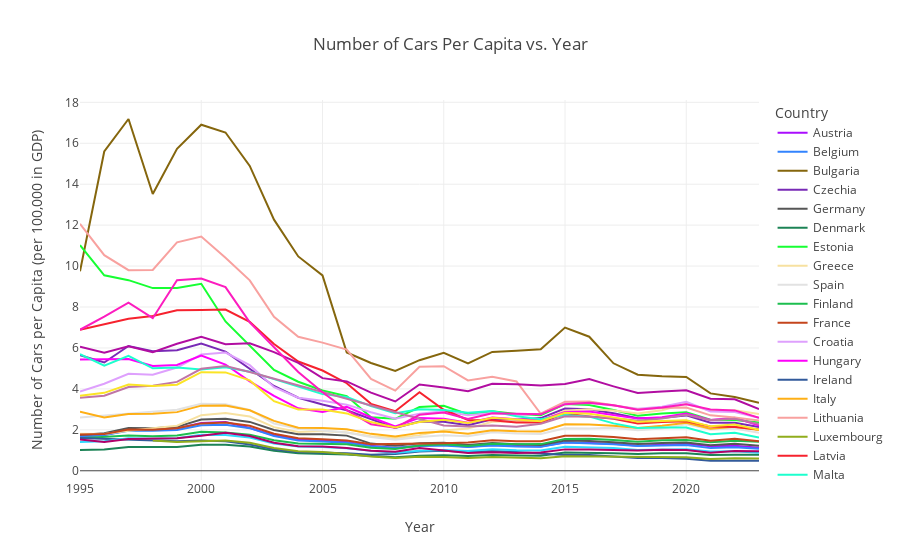

The code cell stored with this chart in its notebook:
### Code cell
fig = px.line(cars_gdp_df, x = 'Year', y = 'CarsPercap', title = 'Number of Cars Per Capita vs. Year', color = 'Country', 
              color_discrete_sequence = px.colors.qualitative.Alphabet,
              labels = {
                  'CarsPercap': 'Number of Cars per Capita (per 100,000 in GDP)',
                  'Year': 'Year'
              })
fig.show()

### Figure 1 — Plotly figure (JSON) as saved in the notebook; plotly's stock layout.template omitted (floating-point values rounded to 4 significant figures)
{"data": [{"hovertemplate": "Country=Austria<br>Year=%{x}<br>Number of Cars per Capita (per 100,000 in GDP)=%{y}<extra></extra>", "legendgroup": "Austria", "line": {"color": "#AA0DFE", "dash": "solid"}, "marker": {"symbol": "circle"}, "mode": "lines", "name": "Austria", "orientation": "v", "showlegend": true, "type": "scatter", "x": [1995, 1996, 1997, 1998, 1999, 2000, 2001, 2002, 2003, 2004, 2005, 2006, 2007, 2008, 2009, 2010, 2011, 2012, 2013, 2014, 2015, 2016, 2017, 2018, 2019, 2020, 2021, 2022, 2023], "xaxis": "x", "y": [1.674, 1.747, 1.995, 1.998, 2.072, 2.332, 2.379, 2.091, 1.737, 1.532, 1.477, 1.405, 1.226, 1.114, 1.221, 1.271, 1.175, 1.257, 1.212, 1.192, 1.397, 1.369, 1.32, 1.229, 1.273, 1.316, 1.203, 1.228, 1.125], "yaxis": "y"}, {"hovertemplate": "Country=Belgium<br>Year=%{x}<br>Number of Cars per Capita (per 100,000 in GDP)=%{y}<extra></extra>", "legendgroup": "Belgium", "line": {"color": "#3283FE", "dash": "solid"}, "marker": {"symbol": "circle"}, "mode": "lines", "name": "Belgium", "orientation": "v", "showlegend": true, "type": "scatter", "x": [1995, 1996, 1997, 1998, 1999, 2000, 2001, 2002, 2003, 2004, 2005, 2006, 2007, 2008, 2009, 2010, 2011, 2012, 2013, 2014, 2015, 2016, 2017, 2018, 2019, 2020, 2021, 2022, 2023], "xaxis": "x", "y": [1.665, 1.746, 1.961, 1.95, 1.992, 2.219, 2.25, 2.083, 1.703, 1.484, 1.432, 1.369, 1.205, 1.115, 1.209, 1.23, 1.161, 1.232, 1.185, 1.172, 1.376, 1.353, 1.296, 1.209, 1.233, 1.261, 1.107, 1.146, 1.074], "yaxis": "y"}, {"hovertemplate": "Country=Bulgaria<br>Year=%{x}<br>Number of Cars per Capita (per 100,000 in GDP)=%{y}<extra></extra>", "legendgroup": "Bulgaria", "line": {"color": "#85660D", "dash": "solid"}, "marker": {"symbol": "circle"}, "mode": "lines", "name": "Bulgaria", "orientation": "v", "showlegend": true, "type": "scatter", "x": [1995, 1996, 1997, 1998, 1999, 2000, 2001, 2002, 2003, 2004, 2005, 2006, 2007, 2008, 2009, 2010, 2011, 2012, 2013, 2014, 2015, 2016, 2017, 2018, 2019, 2020, 2021, 2022, 2023], "xaxis": "x", "y": [9.75, 15.6, 17.19, 13.52, 15.73, 16.91, 16.53, 14.89, 12.27, 10.47, 9.548, 5.778, 5.265, 4.88, 5.404, 5.768, 5.25, 5.809, 5.858, 5.933, 6.998, 6.55, 5.251, 4.693, 4.616, 4.581, 3.782, 3.6, 3.324], "yaxis": "y"}, {"hovertemplate": "Country=Czechia<br>Year=%{x}<br>Number of Cars per Capita (per 100,000 in GDP)=%{y}<extra></extra>", "legendgroup": "Czechia", "line": {"color": "#782AB6", "dash": "solid"}, "marker": {"symbol": "circle"}, "mode": "lines", "name": "Czechia", "orientation": "v", "showlegend": true, "type": "scatter", "x": [1995, 1996, 1997, 1998, 1999, 2000, 2001, 2002, 2003, 2004, 2005, 2006, 2007, 2008, 2009, 2010, 2011, 2012, 2013, 2014, 2015, 2016, 2017, 2018, 2019, 2020, 2021, 2022, 2023], "xaxis": "x", "y": [5.646, 5.29, 6.094, 5.844, 5.893, 6.215, 5.821, 4.961, 4.145, 3.569, 3.241, 2.955, 2.533, 2.098, 2.406, 2.392, 2.225, 2.514, 2.494, 2.575, 3.039, 3.01, 2.809, 2.563, 2.592, 2.707, 2.351, 2.347, 2.132], "yaxis": "y"}, {"hovertemplate": "Country=Germany<br>Year=%{x}<br>Number of Cars per Capita (per 100,000 in GDP)=%{y}<extra></extra>", "legendgroup": "Germany", "line": {"color": "#565656", "dash": "solid"}, "marker": {"symbol": "circle"}, "mode": "lines", "name": "Germany", "orientation": "v", "showlegend": true, "type": "scatter", "x": [1995, 1996, 1997, 1998, 1999, 2000, 2001, 2002, 2003, 2004, 2005, 2006, 2007, 2008, 2009, 2010, 2011, 2012, 2013, 2014, 2015, 2016, 2017, 2018, 2019, 2020, 2021, 2022, 2023], "xaxis": "x", "y": [1.749, 1.837, 2.093, 2.08, 2.146, 2.499, 2.536, 2.388, 1.996, 1.788, 1.789, 1.718, 1.328, 1.219, 1.349, 1.369, 1.261, 1.355, 1.294, 1.258, 1.479, 1.455, 1.388, 1.305, 1.355, 1.377, 1.253, 1.315, 1.219], "yaxis": "y"}, {"hovertemplate": "Country=Denmark<br>Year=%{x}<br>Number of Cars per Capita (per 100,000 in GDP)=%{y}<extra></extra>", "legendgroup": "Denmark", "line": {"color": "#1C8356", "dash": "solid"}, "marker": {"symbol": "circle"}, "mode": "lines", "name": "Denmark", "orientation": "v", "showlegend": true, "type": "scatter", "x": [1995, 1996, 1997, 1998, 1999, 2000, 2001, 2002, 2003, 2004, 2005, 2006, 2007, 2008, 2009, 2010, 2011, 2012, 2013, 2014, 2015, 2016, 2017, 2018, 2019, 2020, 2021, 2022, 2023], "xaxis": "x", "y": [1.021, 1.042, 1.156, 1.154, 1.164, 1.27, 1.276, 1.187, 0.9746, 0.8543, 0.8326, 0.8009, 0.7258, 0.6644, 0.7384, 0.7542, 0.7172, 0.7692, 0.7427, 0.7386, 0.8902, 0.8874, 0.8573, 0.8205, 0.8626, 0.8605, 0.767, 0.783, 0.7805], "yaxis": "y"}, {"hovertemplate": "Country=Estonia<br>Year=%{x}<br>Number of Cars per Capita (per 100,000 in GDP)=%{y}<extra></extra>", "legendgroup": "Estonia", "line": {"color": "#16FF32", "dash": "solid"}, "marker": {"symbol": "circle"}, "mode": "lines", "name": "Estonia", "orientation": "v", "showlegend": true, "type": "scatter", "x": [1995, 1996, 1997, 1998, 1999, 2000, 2001, 2002, 2003, 2004, 2005, 2006, 2007, 2008, 2009, 2010, 2011, 2012, 2013, 2014, 2015, 2016, 2017, 2018, 2019, 2020, 2021, 2022, 2023], "xaxis": "x", "y": [11.02, 9.548, 9.313, 8.924, 8.931, 9.133, 7.294, 6.09, 4.929, 4.352, 3.926, 3.651, 2.618, 2.537, 3.113, 3.173, 2.768, 2.909, 2.775, 2.711, 3.261, 3.218, 2.97, 2.685, 2.802, 2.858, 2.493, 2.485, 2.356], "yaxis": "y"}, {"hovertemplate": "Country=Greece<br>Year=%{x}<br>Number of Cars per Capita (per 100,000 in GDP)=%{y}<extra></extra>", "legendgroup": "Greece", "line": {"color": "#F7E1A0", "dash": "solid"}, "marker": {"symbol": "circle"}, "mode": "lines", "name": "Greece", "orientation": "v", "showlegend": true, "type": "scatter", "x": [1995, 1996, 1997, 1998, 1999, 2000, 2001, 2002, 2003, 2004, 2005, 2006, 2007, 2008, 2009, 2010, 2011, 2012, 2013, 2014, 2015, 2016, 2017, 2018, 2019, 2020, 2021, 2022, 2023], "xaxis": "x", "y": [1.809, 1.802, 1.96, 2.079, 2.203, 2.716, 2.822, 2.652, 2.133, 1.9, 1.949, 1.866, 1.69, 1.586, 1.742, 1.971, 2.066, 2.397, 2.41, 2.438, 2.932, 3.003, 2.945, 2.798, 2.959, 3.277, 2.931, 2.955, 2.772], "yaxis": "y"}, {"hovertemplate": "Country=Spain<br>Year=%{x}<br>Number of Cars per Capita (per 100,000 in GDP)=%{y}<extra></extra>", "legendgroup": "Spain", "line": {"color": "#E2E2E2", "dash": "solid"}, "marker": {"symbol": "circle"}, "mode": "lines", "name": "Spain", "orientation": "v", "showlegend": true, "type": "scatter", "x": [1995, 1999, 2000, 2001, 2002, 2003, 2004, 2006, 2007, 2008, 2009, 2010, 2011, 2012, 2013, 2014, 2015, 2016, 2017, 2018, 2019, 2020, 2021, 2022, 2023], "xaxis": "x", "y": [2.598, 2.981, 3.277, 3.249, 2.971, 2.313, 2.053, 1.875, 1.655, 1.521, 1.652, 1.741, 1.683, 1.877, 1.817, 1.793, 2.082, 2.068, 2.098, 1.985, 2.068, 2.27, 2.02, 2.065, 1.857], "yaxis": "y"}, {"hovertemplate": "Country=Finland<br>Year=%{x}<br>Number of Cars per Capita (per 100,000 in GDP)=%{y}<extra></extra>", "legendgroup": "Finland", "line": {"color": "#1CBE4F", "dash": "solid"}, "marker": {"symbol": "circle"}, "mode": "lines", "name": "Finland", "orientation": "v", "showlegend": true, "type": "scatter", "x": [1995, 1996, 1997, 1998, 1999, 2000, 2001, 2002, 2003, 2004, 2005, 2006, 2007, 2008, 2009, 2010, 2011, 2012, 2013, 2014, 2015, 2016, 2017, 2018, 2019, 2020, 2021, 2022, 2023], "xaxis": "x", "y": [1.592, 1.653, 1.723, 1.693, 1.729, 1.904, 1.875, 1.758, 1.49, 1.336, 1.332, 1.297, 1.126, 1.062, 1.232, 1.295, 1.216, 1.325, 1.291, 1.303, 1.558, 1.564, 1.505, 1.423, 1.494, 1.502, 1.39, 1.472, 1.413], "yaxis": "y"}, {"hovertemplate": "Country=France<br>Year=%{x}<br>Number of Cars per Capita (per 100,000 in GDP)=%{y}<extra></extra>", "legendgroup": "France", "line": {"color": "#C4451C", "dash": "solid"}, "marker": {"symbol": "circle"}, "mode": "lines", "name": "France", "orientation": "v", "showlegend": true, "type": "scatter", "x": [1995, 1996, 1997, 1998, 1999, 2000, 2001, 2002, 2003, 2004, 2005, 2006, 2007, 2009, 2010, 2011, 2012, 2013, 2014, 2015, 2016, 2017, 2018, 2019, 2020, 2021, 2022, 2023], "xaxis": "x", "y": [1.767, 1.792, 2.02, 2.01, 2.074, 2.316, 2.353, 2.197, 1.81, 1.593, 1.542, 1.474, 1.299, 1.308, 1.343, 1.38, 1.487, 1.442, 1.439, 1.71, 1.714, 1.655, 1.544, 1.585, 1.634, 1.469, 1.56, 1.445], "yaxis": "y"}, {"hovertemplate": "Country=Croatia<br>Year=%{x}<br>Number of Cars per Capita (per 100,000 in GDP)=%{y}<extra></extra>", "legendgroup": "Croatia", "line": {"color": "#DEA0FD", "dash": "solid"}, "marker": {"symbol": "circle"}, "mode": "lines", "name": "Croatia", "orientation": "v", "showlegend": true, "type": "scatter", "x": [1995, 1996, 1997, 1998, 1999, 2000, 2001, 2002, 2003, 2004, 2005, 2006, 2007, 2008, 2009, 2010, 2011, 2012, 2013, 2014, 2015, 2016, 2017, 2018, 2019, 2020, 2021, 2022, 2023], "xaxis": "x", "y": [3.869, 4.251, 4.74, 4.689, 5.045, 5.679, 5.773, 5.16, 4.086, 3.569, 3.427, 3.23, 2.86, 2.544, 2.791, 2.902, 2.718, 2.826, 2.731, 2.784, 3.303, 3.309, 3.185, 3.026, 3.132, 3.373, 2.896, 2.87, 2.595], "yaxis": "y"}, {"hovertemplate": "Country=Hungary<br>Year=%{x}<br>Number of Cars per Capita (per 100,000 in GDP)=%{y}<extra></extra>", "legendgroup": "Hungary", "line": {"color": "#FE00FA", "dash": "solid"}, "marker": {"symbol": "circle"}, "mode": "lines", "name": "Hungary", "orientation": "v", "showlegend": true, "type": "scatter", "x": [1995, 1996, 1997, 1998, 1999, 2000, 2001, 2002, 2003, 2004, 2005, 2006, 2007, 2008, 2009, 2010, 2011, 2012, 2013, 2014, 2015, 2016, 2017, 2018, 2019, 2020, 2021, 2022, 2023], "xaxis": "x", "y": [5.433, 5.455, 5.459, 5.117, 5.165, 5.628, 5.19, 4.37, 3.659, 3.052, 2.867, 3.121, 2.614, 2.168, 2.584, 2.537, 2.349, 2.605, 2.518, 2.476, 2.87, 2.895, 2.726, 2.548, 2.612, 2.801, 2.48, 2.587, 2.205], "yaxis": "y"}, {"hovertemplate": "Country=Ireland<br>Year=%{x}<br>Number of Cars per Capita (per 100,000 in GDP)=%{y}<extra></extra>", "legendgroup": "Ireland", "line": {"color": "#325A9B", "dash": "solid"}, "marker": {"symbol": "circle"}, "mode": "lines", "name": "Ireland", "orientation": "v", "showlegend": true, "type": "scatter", "x": [1995, 1996, 1997, 1998, 1999, 2000, 2001, 2002, 2003, 2004, 2005, 2006, 2007, 2008, 2009, 2010, 2011, 2012, 2013, 2014, 2015, 2016, 2017, 2018, 2019, 2020, 2021, 2022, 2023], "xaxis": "x", "y": [1.607, 1.565, 1.536, 1.489, 1.441, 1.478, 1.443, 1.285, 1.046, 0.9149, 0.8809, 0.8609, 0.7833, 0.8161, 0.938, 0.9797, 0.9138, 0.964, 0.9152, 0.8498, 0.7654, 0.773, 0.6909, 0.6199, 0.6218, 0.5904, 0.4881, 0.4779, 0.4898], "yaxis": "y"}, {"hovertemplate": "Country=Italy<br>Year=%{x}<br>Number of Cars per Capita (per 100,000 in GDP)=%{y}<extra></extra>", "legendgroup": "Italy", "line": {"color": "#FEAF16", "dash": "solid"}, "marker": {"symbol": "circle"}, "mode": "lines", "name": "Italy", "orientation": "v", "showlegend": true, "type": "scatter", "x": [1995, 1996, 1997, 1998, 1999, 2000, 2001, 2002, 2003, 2004, 2005, 2006, 2007, 2008, 2009, 2010, 2011, 2012, 2013, 2014, 2015, 2016, 2017, 2018, 2019, 2020, 2021, 2022, 2023], "xaxis": "x", "y": [2.89, 2.603, 2.772, 2.784, 2.865, 3.183, 3.186, 2.957, 2.436, 2.107, 2.087, 2.025, 1.804, 1.678, 1.852, 1.924, 1.808, 1.985, 1.929, 1.917, 2.274, 2.256, 2.197, 2.087, 2.2, 2.341, 2.052, 2.147, 1.997], "yaxis": "y"}, {"hovertemplate": "Country=Lithuania<br>Year=%{x}<br>Number of Cars per Capita (per 100,000 in GDP)=%{y}<extra></extra>", "legendgroup": "Lithuania", "line": {"color": "#F8A19F", "dash": "solid"}, "marker": {"symbol": "circle"}, "mode": "lines", "name": "Lithuania", "orientation": "v", "showlegend": true, "type": "scatter", "x": [1995, 1996, 1997, 1998, 1999, 2000, 2001, 2002, 2003, 2004, 2005, 2006, 2007, 2008, 2009, 2010, 2011, 2012, 2013, 2014, 2015, 2016, 2017, 2018, 2019, 2020, 2021, 2022, 2023], "xaxis": "x", "y": [12.06, 10.53, 9.8, 9.809, 11.16, 11.45, 10.41, 9.304, 7.521, 6.548, 6.261, 5.921, 4.486, 3.917, 5.082, 5.112, 4.416, 4.594, 4.364, 2.786, 3.374, 3.389, 3.196, 2.989, 3.071, 3.093, 2.707, 2.607, 2.455], "yaxis": "y"}, {"hovertemplate": "Country=Luxembourg<br>Year=%{x}<br>Number of Cars per Capita (per 100,000 in GDP)=%{y}<extra></extra>", "legendgroup": "Luxembourg", "line": {"color": "#90AD1C", "dash": "solid"}, "marker": {"symbol": "circle"}, "mode": "lines", "name": "Luxembourg", "orientation": "v", "showlegend": true, "type": "scatter", "x": [1998, 1999, 2000, 2001, 2002, 2003, 2004, 2005, 2006, 2007, 2008, 2009, 2010, 2011, 2012, 2013, 2014, 2015, 2016, 2017, 2018, 2019, 2020, 2021, 2022, 2023], "xaxis": "x", "y": [1.476, 1.401, 1.445, 1.476, 1.364, 1.11, 0.9585, 0.9151, 0.8248, 0.7013, 0.6264, 0.6846, 0.6734, 0.6295, 0.6686, 0.6259, 0.6087, 0.7127, 0.7062, 0.6898, 0.6567, 0.6853, 0.6609, 0.5772, 0.6117, 0.5942], "yaxis": "y"}, {"hovertemplate": "Country=Latvia<br>Year=%{x}<br>Number of Cars per Capita (per 100,000 in GDP)=%{y}<extra></extra>", "legendgroup": "Latvia", "line": {"color": "#F6222E", "dash": "solid"}, "marker": {"symbol": "circle"}, "mode": "lines", "name": "Latvia", "orientation": "v", "showlegend": true, "type": "scatter", "x": [1995, 1996, 1997, 1998, 1999, 2000, 2001, 2002, 2003, 2004, 2005, 2006, 2007, 2008, 2009, 2010, 2011, 2012, 2013, 2014, 2015, 2016, 2017, 2018, 2019, 2020, 2021, 2022, 2023], "xaxis": "x", "y": [6.894, 7.144, 7.431, 7.565, 7.844, 7.857, 7.876, 7.273, 6.191, 5.339, 4.898, 4.278, 3.269, 2.91, 3.837, 2.981, 2.48, 2.464, 2.36, 2.354, 2.798, 2.658, 2.542, 2.309, 2.387, 2.417, 2.16, 2.138, 2.013], "yaxis": "y"}, {"hovertemplate": "Country=Malta<br>Year=%{x}<br>Number of Cars per Capita (per 100,000 in GDP)=%{y}<extra></extra>", "legendgroup": "Malta", "line": {"color": "#1CFFCE", "dash": "solid"}, "marker": {"symbol": "circle"}, "mode": "lines", "name": "Malta", "orientation": "v", "showlegend": true, "type": "scatter", "x": [1995, 1996, 1997, 1998, 1999, 2000, 2001, 2002, 2005, 2006, 2007, 2008, 2009, 2010, 2011, 2012, 2013, 2014, 2015, 2016, 2017, 2018, 2019, 2020, 2021, 2022, 2023], "xaxis": "x", "y": [5.7, 5.137, 5.611, 5.007, 5.045, 4.944, 5.06, 4.843, 3.744, 3.61, 3.157, 2.811, 3.006, 2.974, 2.837, 2.917, 2.665, 2.513, 2.728, 2.644, 2.316, 2.087, 2.112, 2.116, 1.783, 1.854, 1.629], "yaxis": "y"}, {"hovertemplate": "Country=Netherlands<br>Year=%{x}<br>Number of Cars per Capita (per 100,000 in GDP)=%{y}<extra></extra>", "legendgroup": "Netherlands", "line": {"color": "#2ED9FF", "dash": "solid"}, "marker": {"symbol": "circle"}, "mode": "lines", "name": "Netherlands", "orientation": "v", "showlegend": true, "type": "scatter", "x": [1995, 1996, 1997, 1998, 1999, 2000, 2001, 2002, 2003, 2004, 2005, 2006, 2007, 2008, 2009, 2010, 2011, 2012, 2013, 2014, 2015, 2016, 2017, 2018, 2019, 2020, 2021, 2022, 2023], "xaxis": "x", "y": [1.404, 1.446, 1.594, 1.566, 1.59, 1.758, 1.743, 1.621, 1.333, 1.189, 1.157, 1.101, 0.973, 0.8848, 0.9754, 1.019, 0.9672, 1.051, 1.008, 0.9942, 1.173, 1.159, 1.11, 1.02, 1.038, 1.047, 0.94, 0.9566, 0.8823], "yaxis": "y"}, {"hovertemplate": "Country=Poland<br>Year=%{x}<br>Number of Cars per Capita (per 100,000 in GDP)=%{y}<extra></extra>", "legendgroup": "Poland", "line": {"color": "#B10DA1", "dash": "solid"}, "marker": {"symbol": "circle"}, "mode": "lines", "name": "Poland", "orientation": "v", "showlegend": true, "type": "scatter", "x": [1995, 1996, 1997, 1998, 1999, 2000, 2001, 2002, 2003, 2004, 2005, 2006, 2007, 2008, 2009, 2010, 2011, 2012, 2013, 2014, 2015, 2016, 2017, 2018, 2019, 2020, 2021, 2022, 2023], "xaxis": "x", "y": [6.061, 5.765, 6.088, 5.795, 6.204, 6.542, 6.185, 6.225, 5.8, 5.27, 4.526, 4.364, 3.821, 3.386, 4.214, 4.072, 3.884, 4.253, 4.224, 4.168, 4.245, 4.478, 4.125, 3.8, 3.873, 3.933, 3.521, 3.495, 3.017], "yaxis": "y"}, {"hovertemplate": "Country=Portugal<br>Year=%{x}<br>Number of Cars per Capita (per 100,000 in GDP)=%{y}<extra></extra>", "legendgroup": "Portugal", "line": {"color": "#C075A6", "dash": "solid"}, "marker": {"symbol": "circle"}, "mode": "lines", "name": "Portugal", "orientation": "v", "showlegend": true, "type": "scatter", "x": [1995, 1996, 1997, 1998, 1999, 2000, 2001, 2002, 2010, 2011, 2012, 2013, 2014, 2015, 2016, 2017, 2018, 2019, 2020, 2021, 2022, 2023], "xaxis": "x", "y": [3.566, 3.667, 4.096, 4.152, 4.343, 4.981, 5.116, 4.828, 2.212, 2.16, 2.212, 2.147, 2.296, 2.661, 2.641, 2.569, 2.449, 2.552, 2.733, 2.475, 2.542, 2.288], "yaxis": "y"}, {"hovertemplate": "Country=Romania<br>Year=%{x}<br>Number of Cars per Capita (per 100,000 in GDP)=%{y}<extra></extra>", "legendgroup": "Romania", "line": {"color": "#FC1CBF", "dash": "solid"}, "marker": {"symbol": "circle"}, "mode": "lines", "name": "Romania", "orientation": "v", "showlegend": true, "type": "scatter", "x": [1995, 1996, 1997, 1998, 1999, 2000, 2001, 2002, 2004, 2005, 2006, 2007, 2008, 2009, 2010, 2011, 2012, 2013, 2014, 2015, 2016, 2017, 2018, 2019, 2020, 2021, 2022, 2023], "xaxis": "x", "y": [6.89, 7.53, 8.213, 7.454, 9.313, 9.388, 8.972, 7.251, 4.828, 3.836, 2.964, 2.276, 2.099, 2.732, 2.85, 2.526, 2.813, 2.779, 2.757, 3.256, 3.318, 3.201, 2.977, 3.09, 3.247, 2.99, 2.951, 2.594], "yaxis": "y"}, {"hovertemplate": "Country=Sweden<br>Year=%{x}<br>Number of Cars per Capita (per 100,000 in GDP)=%{y}<extra></extra>", "legendgroup": "Sweden", "line": {"color": "#B00068", "dash": "solid"}, "marker": {"symbol": "circle"}, "mode": "lines", "name": "Sweden", "orientation": "v", "showlegend": true, "type": "scatter", "x": [1995, 1996, 1997, 1998, 1999, 2000, 2001, 2002, 2003, 2004, 2005, 2006, 2007, 2008, 2009, 2010, 2011, 2012, 2013, 2014, 2015, 2016, 2017, 2018, 2019, 2020, 2021, 2022, 2023], "xaxis": "x", "y": [1.528, 1.407, 1.551, 1.572, 1.593, 1.709, 1.862, 1.699, 1.371, 1.202, 1.192, 1.117, 0.9763, 0.9343, 1.112, 0.9883, 0.8666, 0.9088, 0.8646, 0.8917, 1.045, 1.042, 1.015, 0.9925, 1.032, 1.019, 0.8792, 0.9649, 0.9559], "yaxis": "y"}, {"hovertemplate": "Country=Slovenia<br>Year=%{x}<br>Number of Cars per Capita (per 100,000 in GDP)=%{y}<extra></extra>", "legendgroup": "Slovenia", "line": {"color": "#FBE426", "dash": "solid"}, "marker": {"symbol": "circle"}, "mode": "lines", "name": "Slovenia", "orientation": "v", "showlegend": true, "type": "scatter", "x": [1995, 1996, 1997, 1998, 1999, 2000, 2001, 2002, 2003, 2004, 2005, 2006, 2007, 2008, 2009, 2010, 2011, 2012, 2013, 2014, 2015, 2016, 2017, 2018, 2019, 2020, 2021, 2022, 2023], "xaxis": "x", "y": [3.666, 3.808, 4.214, 4.142, 4.208, 4.819, 4.805, 4.417, 3.401, 2.994, 2.996, 2.802, 2.379, 2.116, 2.383, 2.494, 2.341, 2.593, 2.504, 2.424, 2.838, 2.782, 2.609, 2.391, 2.429, 2.466, 2.171, 2.263, 1.999], "yaxis": "y"}], "layout": {"legend": {"title": {"text": "Country"}, "tracegroupgap": 0}, "title": {"text": "Number of Cars Per Capita vs. Year"}, "xaxis": {"anchor": "y", "domain": [0, 1], "title": {"text": "Year"}}, "yaxis": {"anchor": "x", "domain": [0, 1], "title": {"text": "Number of Cars per Capita (per 100,000 in GDP)"}}}}
